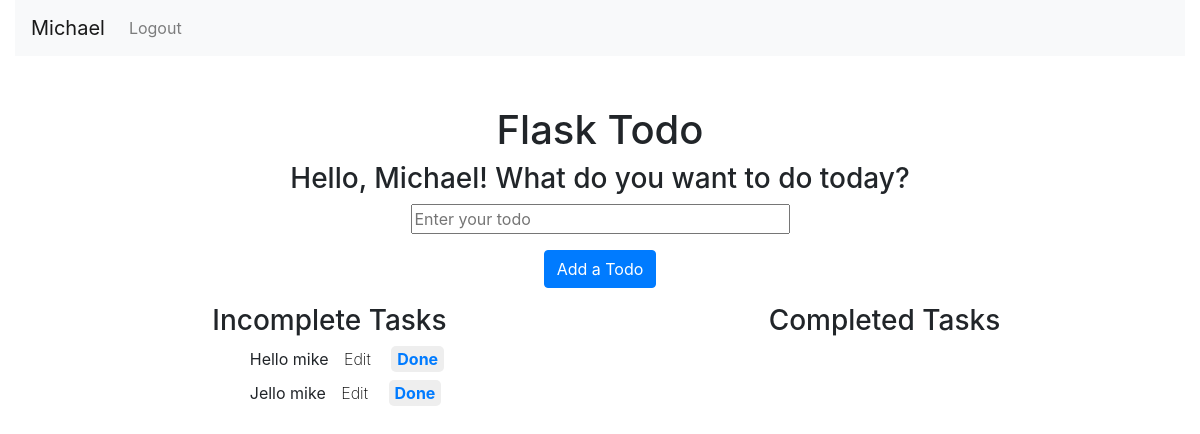
The page /index (signed in) on the database its author committed.
### app/models.py (models this page shows, shortened)
class User(UserMixin, db.Model):
    id = db.Column(db.Integer, primary_key=True)
    username = db.Column(db.String(64), index=True, unique=True)
    email = db.Column(db.String(120), index=True, unique=True)
    password_hash = db.Column(db.String(128))
    tasks = db.relationship('Task', backref='author', lazy='dynamic')

class Task(db.Model):
    id = db.Column(db.Integer, primary_key=True)
    body = db.Column(db.String(140))
    timestamp = db.Column(db.DateTime, index=True, default=datetime.utcnow)
    completed = db.Column(db.Boolean, default=False)
    user_id = db.Column(db.Integer, db.ForeignKey('user.id'))

### app/routes.py (the view)
@app.route('/', methods=('GET', 'POST'))
@app.route('/index', methods=('GET', 'POST'))
@login_required
def index():
    itasks = Task.query.filter_by(completed=False).all()
    ctasks = Task.query.filter_by(completed=True).all()
    form = TaskFrom()
    if form.validate_on_submit():
        task = Task(body=form.task.data, author=current_user)
        db.session.add(task)
        db.session.commit()
        return redirect(url_for('index'))
    return render_template('index.html', title='Home', form=form, itasks=itasks, ctasks=ctasks)

### app/forms.py
class TaskFrom(FlaskForm):
    task = StringField('Task', validators=[DataRequired()])
    completed = BooleanField()
    submit = SubmitField('Add Todo')

### app/models.py (called while the page is built)
@login_manager.user_loader
def load_user(user_id):
    return User.query.get(user_id)

### app/templates/index.html (shortened to what this page needs)
{% extends 'base.html' %}
{% block content %}
<div class="todo-form">
    <h1 class="title">Flask Todo</h1>
    <h3>Hello, {{ current_user.username|capitalize }}! What do you want to do today?</h3>
    <form action="" method="POST">
        <p>
            {{ form.task(size=32, placeholder='Enter your todo') }} <br>
        </p>
        <p>{{ form.submit(class="btn btn-primary", value="Add a Todo") }}</p>
    </form>
</div>
<div class="tasks container-fluid">
    <div class="incomplete">
        <h3>Incomplete Tasks</h3>
        <ul>
            {% for task in itasks %}
                {% if task.author.username == current_user.username %}
                    <li>
                        {{ task.body|capitalize }}
                        <a class="button update" href="{{url_for('update', id=task.id)}}">Edit</a>
                        <a class="button" href="{{url_for('complete', id=task.id)}}">Done</a>
                    </li>
                {% endif %}
            {% endfor %}
        </ul>
    </div>
    <div class="completed">
        <h3>Completed Tasks</h3>
    </div>
</div>
{% endblock content %}

### app/templates/base.html (shortened to what this page needs)
<!doctype html>
<html lang="en">
<head>
    <link rel="stylesheet" href="https://maxcdn.bootstrapcdn.com/bootstrap/4.0.0/css/bootstrap.min.css"
>
    <link rel="stylesheet" href="{{ url_for('static', filename='css/base.css') }}">
</head>
<body>
    <div class="container-fluid">
        <nav class="navbar navbar-expand-lg navbar-light bg-light">
            {% if  not current_user.is_anonymous %}
            <a class="navbar-brand" href="{{ url_for('index')}}">{{ current_user.username|capitalize }}</a>
            {% endif %}
            <div class="collapse navbar-collapse" id="navbarNavAltMarkup">
                <div class="navbar-nav">
                    {% if current_user.is_anonymous %}
                    <a class="nav-item nav-link" href="{{ url_for('login') }}">Login</a>
                    {% else %}
                    <a class="nav-item nav-link" href="{{ url_for('logout') }}">Logout</a>
                    {% endif %}
                </div>
            </div>
        </nav>
        <div class="container-fluid">
            {% block content %}{% endblock content %}
        </div>
    </div>
</body>
</html>

### app/static/css/base.css (style rules this page uses)
.title { margin-top: 50px; }
.tasks { display: flex; justify-content: space-around; }
.tasks h3 { text-align: center; }
.todo-form { text-align: center; }
.tasks li { list-style: none; margin: 10px; }
.button { background-color: #EEEEEE; padding: 3px 6px; margin: 5px; text-decoration:none; font-weight:bold; border-radius:5px; cursor:pointer; }
.update { background-color: white; color: black; font-weight: 200; }

### rows shown on the page
User: username "Michael"
Task: body "Hello mike"
Task: body "Jello mike"
